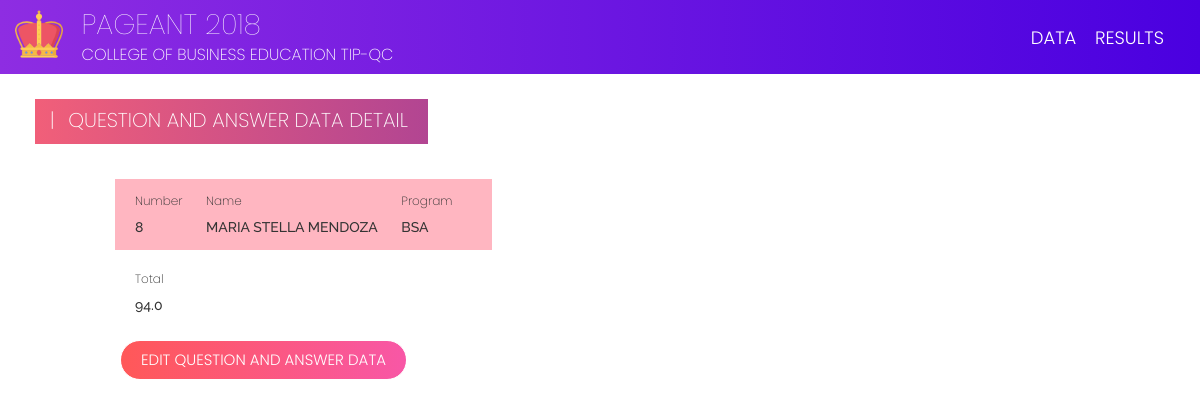
Screenshot of /candidates/question_and_answer/25/ (signed in) with the database file from the repository.
### candidates/models.py (models this page shows, shortened)
class QuestionAndAnswer(models.Model):
    candidate = models.ForeignKey(RankSix, on_delete=models.CASCADE)
    judge = models.ForeignKey(User, on_delete=models.CASCADE)
    total = models.FloatField(validators=[MaxValueValidator(100), MinValueValidator(0)])
    class Meta:
        unique_together = ("candidate", "judge")

class RankSix(models.Model):
    candidate = models.OneToOneField(Candidate, on_delete=models.CASCADE)

class Candidate(models.Model):
    idx = models.IntegerField(null=True)
    picture = models.ImageField(default="default.png")
    first_name = models.CharField(max_length=50)
    last_name = models.CharField(max_length=50)
    program = models.CharField(max_length=50)
    sex = models.CharField(max_length=8, choices=(('Male', 'Male'), ('Female', 'Female')))
    order = models.IntegerField(null=True)
    class Meta:
        ordering = ('idx', 'sex')

### candidates/views.py (the view)
# urls.py: path('question_and_answer/<int:pk>/', views.question_and_answer_detail, name='question_and_answer_detail'),
@login_required(login_url='admin:login')
def question_and_answer_detail(request, pk):
    data = get_object_or_404(QuestionAndAnswer, pk=pk)
    return render(request, 'candidates/question_and_answer_detail.html', {'data': data})

### candidates/templates/candidates/question_and_answer_detail.html (shortened to what this page needs)
{% extends 'base.html' %}
{% load static %}
{% block content %}
<div class="page-label-box">
    <h2 class="page-label">|<span style="padding-right: 8px;">  </span>Question and Answer Data Detail</h2>
</div>
<div class="detail-content">
    {% if data %}
    <div class="details-candidate">
        <div>
            <h6 class="detail-label">Number</h6>
            <p class="detail-data">{{ data.candidate.candidate.idx }}</p>
        </div>
        <div>
            <h6 class="detail-label">Name</h6>
            <p class="detail-data">{{ data.candidate.candidate.first_name }}<span> </span>{{ data.candidate.candidate.last_name }}</p>
        </div>
        <div>
            <h6 class="detail-label">Program</h6>
            <p class="detail-data">{{ data.candidate.candidate.program }}</p>
        </div>
    </div>
    <div class="details-score">
        <div>
            <h6 class="detail-label">Total</h6>
            <p class="detail-data">{{ data.total }}</p>
        </div>
    </div>
    {% endif %}
    <a id="btn-transact" class="btn btn-x" href="{% url 'candidates:question_and_answer_edit' pk=data.pk %}">Edit
        Question And Answer Data</a>
</div>
{% endblock %}

### staticfiles/css/base.css (style rules this page uses)
p, td, a, .btn-x { font-family: "Raleway", -apple-system, BlinkMacSystemFont, "Segoe UI", Roboto, "Helvetica Neue", Arial, sans-serif; font-weight: 300; }
.btn-x { text-transform: uppercase; border-radius: 0; }
h1, h2, h3, h4, h5, h6 { font-weight: 200; font-family: "Poppins", -apple-system, BlinkMacSystemFont, "Segoe UI", Roboto, "Helvetica Neue", Arial, sans-serif; }
.page-label { text-transform: uppercase; padding-left: 15px; margin-top: 10px; padding-right: 20px; font-size: 20px; font-weight: 200; color: white; }
.details-candidate { display: inline; background: lightpink; padding-right: 20px; padding-top: 40px; padding-bottom: 15px; padding-left: 20px; margin-left: -20px; }
.details-candidate div { display: inline-block; margin-right: 20px; }
.page-label-box { background: #B24592; background: -webkit-linear-gradient(to right, #F15F79, #B24592); background: linear-gradient(to right, #F15F79, #B24592); display: inline-block; margin-left: 20px; height: 45px; margin-top: 25px; }
.detail-content { margin-left: 10vw; margin-top: 5vh; border-radius: 0; }
.details-score { padding-top: 15px; }
.detail-data { font-weight: 500; text-transform: uppercase; }
body { font-family: "Raleway", -apple-system, BlinkMacSystemFont, "Segoe UI", Roboto, "Helvetica Neue", Arial, sans-serif; font-weight: 400; }
.btn-x { margin-top: 15px; margin-left: -15px; font-family: "Poppins", -apple-system, BlinkMacSystemFont, "Segoe UI", Roboto, "Helvetica Neue", Arial, sans-serif; font-weight: 300; font-size: 15px; padding-top: 8px; }
#btn-transact { background: #f857a6; background: -webkit-linear-gradient(to right, #ff5858, #f857a6); background: linear-gradient(to right, #ff5858, #f857a6); border-radius: 20px; border-color: white; color: white; height: 40px; padding-left: 20px; padding-right: 20px; }

### rows the page displays
QuestionAndAnswer: candidate.candidate.idx "8", candidate.candidate.first_name "MARIA STELLA", candidate.candidate.last_name "MENDOZA", candidate.candidate.program "BSA", total "94.0"
